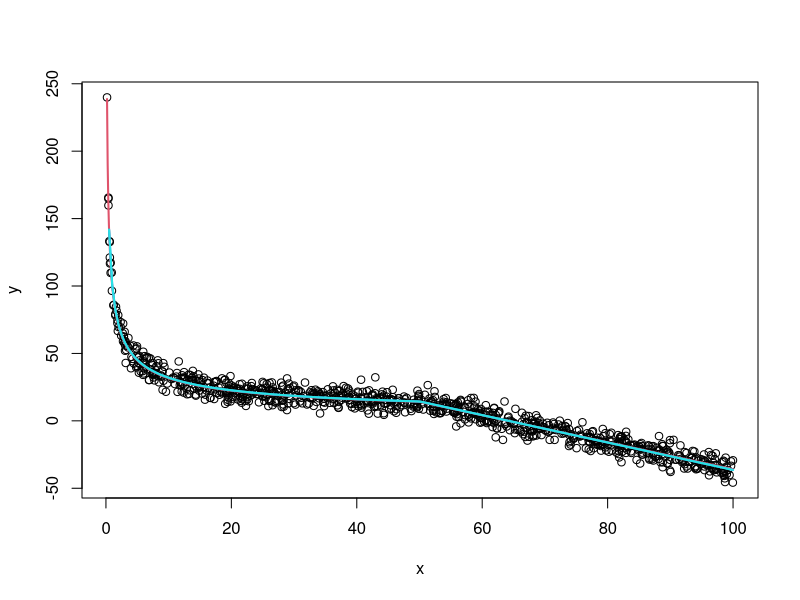

Write the R code that produced this figure.
# More tests of fitting two segments of power law

# https://stats.stackexchange.com/questions/138691/how-to-model-a-power-function-y-axb-with-two-exponents-in-two-regions-usi

# http://r.789695.n4.nabble.com/Piecewise-td886626.html

# https://stackoverflow.com/questions/15874214/piecewise-function-fitting-with-nls-in-r

## function to generate piecewise power-law/linear "data"
f <- function(x,brk,alpha,beta,b,sd) {
  mu <- ifelse(x<brk,alpha*x^beta,(alpha*brk^beta)-b*(x-brk))
  rnorm(length(x),mean=mu,sd=sd)
}

## generate "data"
set.seed(1001)
x <- runif(1000,max=100)
y <- f(x,brk=50,alpha=100,beta=-0.5,b=1,sd=5)

## take a quick look, vs. theoretical curve
plot(y~x)
curve(f(x,50,100,-0.5,1,0),col=2,add=TRUE,n=1000,lwd=2)

## fit, using the "I()" command to do the piecewise part
dat <- data.frame(x,y)
fit1 <- nls(y~I(x<brk)*alpha*x^beta+I(x>brk)*((alpha*brk^beta)-b*(x-brk)),
            start=list(brk=60,alpha=110,beta=-0.75,b=2),data=dat)

## plot the fit
xvec <- seq(0,100,length=200)
lines(xvec,predict(fit1,newdata=data.frame(x=xvec)),col=4,lwd=2)
## testing ...
with(as.list(coef(fit1)),
     lines(xvec,f(xvec,brk,alpha,beta,b,sd=0),col=5,lwd=2)) 